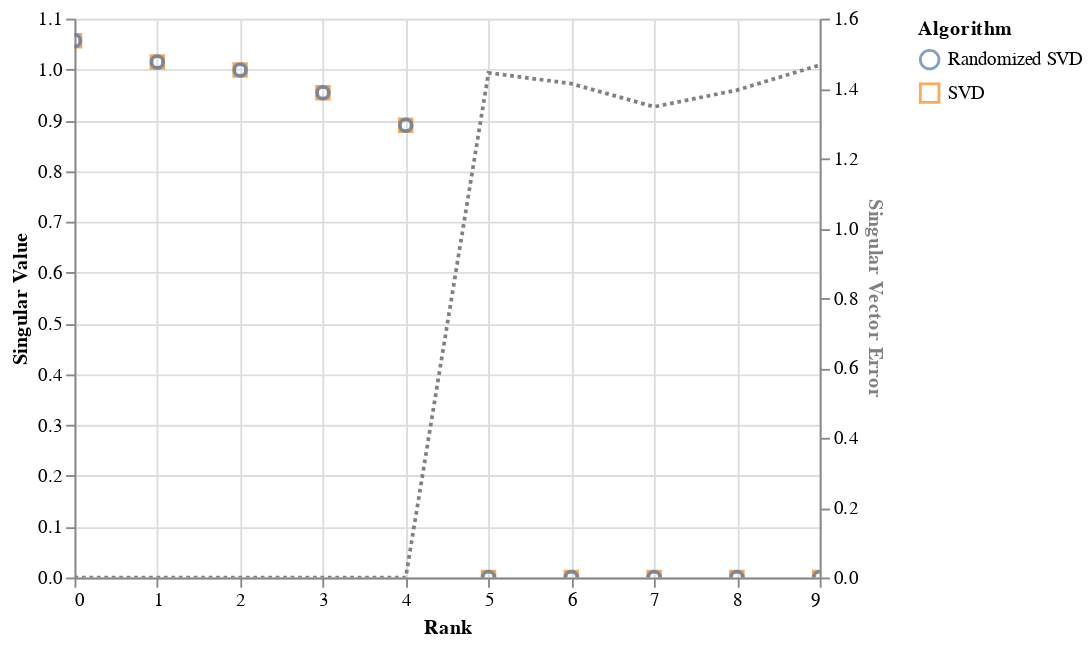

This figure's notebook cell:
### Code cell
#collapse
def to_numpy(svd: SVD):
    return SVD(*map(lambda t: t.cpu().numpy(), svd))

def svd_flip(svd: SVD):
    max_abs_cols = torch.argmax(np.abs(svd.U), dim=0)
    signs = torch.sign(svd.U[max_abs_cols, range(svd.U.shape[1])])
    svd.U[:] *= signs
    svd.V[:] *= signs[:, None]
    return svd

def plot_singular_values(limit_ranks, **kwargs):
    kwargs = {name: to_numpy(val) for name, val in kwargs.items()}
    data = [
        pd.DataFrame(
            {
                "Rank": np.arange(len(svd.S))[:limit_ranks], 
                "Value": svd.S[:limit_ranks], 
                "Algorithm": name,
            }
        )
    for name, svd in kwargs.items()
    ]                                                                           
    data = pd.concat(data)
        
    return (
        alt.Chart(data)
        .mark_point(size=40)
        .encode(
            x="Rank", 
            y=alt.Y("Value", axis=alt.Axis(title="Singular Value")),
            color="Algorithm", 
            shape="Algorithm",
            tooltip=["Algorithm", "Value"],
        )
    ).interactive()

def plot_singular_vector_errors(svd1, svd2, *, limit_ranks):
    svd1, svd2 = to_numpy(svd_flip(svd1)), to_numpy(svd_flip(svd2))
    errors = np.linalg.norm(svd1.U[:, :limit_ranks] - svd2.U[:, :limit_ranks], axis=0)
    data = pd.DataFrame(
        {
            "Rank": np.arange(len(errors)), "Error":errors
        }
    )
    return (
        alt.Chart(data)
        .mark_line(color="gray", strokeDash=[2,2])
        .encode(
            x="Rank", 
            y=alt.Y(
                "Error", 
                axis=alt.Axis(title='Singular Vector Error', titleColor="gray"), 
                #scale=alt.Scale(domain=(0, 1.414))
            ),
            tooltip=["Error"],
        )
    ).interactive()

alt.layer(
    plot_singular_values(limit_ranks=10, **{"SVD": svd_random, "Randomized SVD": svd_standard}),
    plot_singular_vector_errors(svd_random, svd_standard, limit_ranks=10)
).resolve_scale(y="independent")

### Figure 1 — Vega-Lite specification as saved in the notebook (floating-point values rounded to 4 significant figures)
{"config": {"view": {"continuousWidth": 400, "continuousHeight": 300}}, "layer": [{"data": {"name": "data-6402545a8fadb438c082b1e3419fcb75"}, "mark": {"type": "point", "size": 40}, "encoding": {"color": {"type": "nominal", "field": "Algorithm"}, "shape": {"type": "nominal", "field": "Algorithm"}, "tooltip": [{"type": "nominal", "field": "Algorithm"}, {"type": "quantitative", "field": "Value"}], "x": {"type": "quantitative", "field": "Rank"}, "y": {"type": "quantitative", "axis": {"title": "Singular Value"}, "field": "Value"}}, "selection": {"selector003": {"type": "interval", "bind": "scales", "encodings": ["x", "y"]}}}, {"data": {"name": "data-5f1467f1ad9242d7db0b0fe0a03551c2"}, "mark": {"type": "line", "color": "gray", "strokeDash": [2, 2]}, "encoding": {"tooltip": [{"type": "quantitative", "field": "Error"}], "x": {"type": "quantitative", "field": "Rank"}, "y": {"type": "quantitative", "axis": {"title": "Singular Vector Error", "titleColor": "gray"}, "field": "Error"}}, "selection": {"selector004": {"type": "interval", "bind": "scales", "encodings": ["x", "y"]}}}], "resolve": {"scale": {"y": "independent"}}, "$schema": "https://vega.github.io/schema/vega-lite/v4.8.1.json", "datasets": {"data-6402545a8fadb438c082b1e3419fcb75": [{"Rank": 0, "Value": 1.057, "Algorithm": "SVD"}, {"Rank": 1, "Value": 1.015, "Algorithm": "SVD"}, {"Rank": 2, "Value": 0.9989, "Algorithm": "SVD"}, {"Rank": 3, "Value": 0.9541, "Algorithm": "SVD"}, {"Rank": 4, "Value": 0.8902, "Algorithm": "SVD"}, {"Rank": 5, "Value": 2.93e-08, "Algorithm": "SVD"}, {"Rank": 6, "Value": 2.703e-08, "Algorithm": "SVD"}, {"Rank": 7, "Value": 2.658e-08, "Algorithm": "SVD"}, {"Rank": 8, "Value": 2.54e-08, "Algorithm": "SVD"}, {"Rank": 9, "Value": 2.471e-08, "Algorithm": "SVD"}, {"Rank": 0, "Value": 1.057, "Algorithm": "Randomized SVD"}, {"Rank": 1, "Value": 1.015, "Algorithm": "Randomized SVD"}, {"Rank": 2, "Value": 0.9989, "Algorithm": "Randomized SVD"}, {"Rank": 3, "Value": 0.9541, "Algorithm": "Randomized SVD"}, {"Rank": 4, "Value": 0.8902, "Algorithm": "Randomized SVD"}, {"Rank": 5, "Value": 8.735e-07, "Algorithm": "Randomized SVD"}, {"Rank": 6, "Value": 7.889e-07, "Algorithm": "Randomized SVD"}, {"Rank": 7, "Value": 7.059e-07, "Algorithm": "Randomized SVD"}, {"Rank": 8, "Value": 6.335e-07, "Algorithm": "Randomized SVD"}, {"Rank": 9, "Value": 5.773e-07, "Algorithm": "Randomized SVD"}], "data-5f1467f1ad9242d7db0b0fe0a03551c2": [{"Rank": 0, "Error": 1.055e-05}, {"Rank": 1, "Error": 2.326e-05}, {"Rank": 2, "Error": 2.279e-05}, {"Rank": 3, "Error": 5.68e-06}, {"Rank": 4, "Error": 4.656e-06}, {"Rank": 5, "Error": 1.445}, {"Rank": 6, "Error": 1.414}, {"Rank": 7, "Error": 1.348}, {"Rank": 8, "Error": 1.395}, {"Rank": 9, "Error": 1.467}]}}
